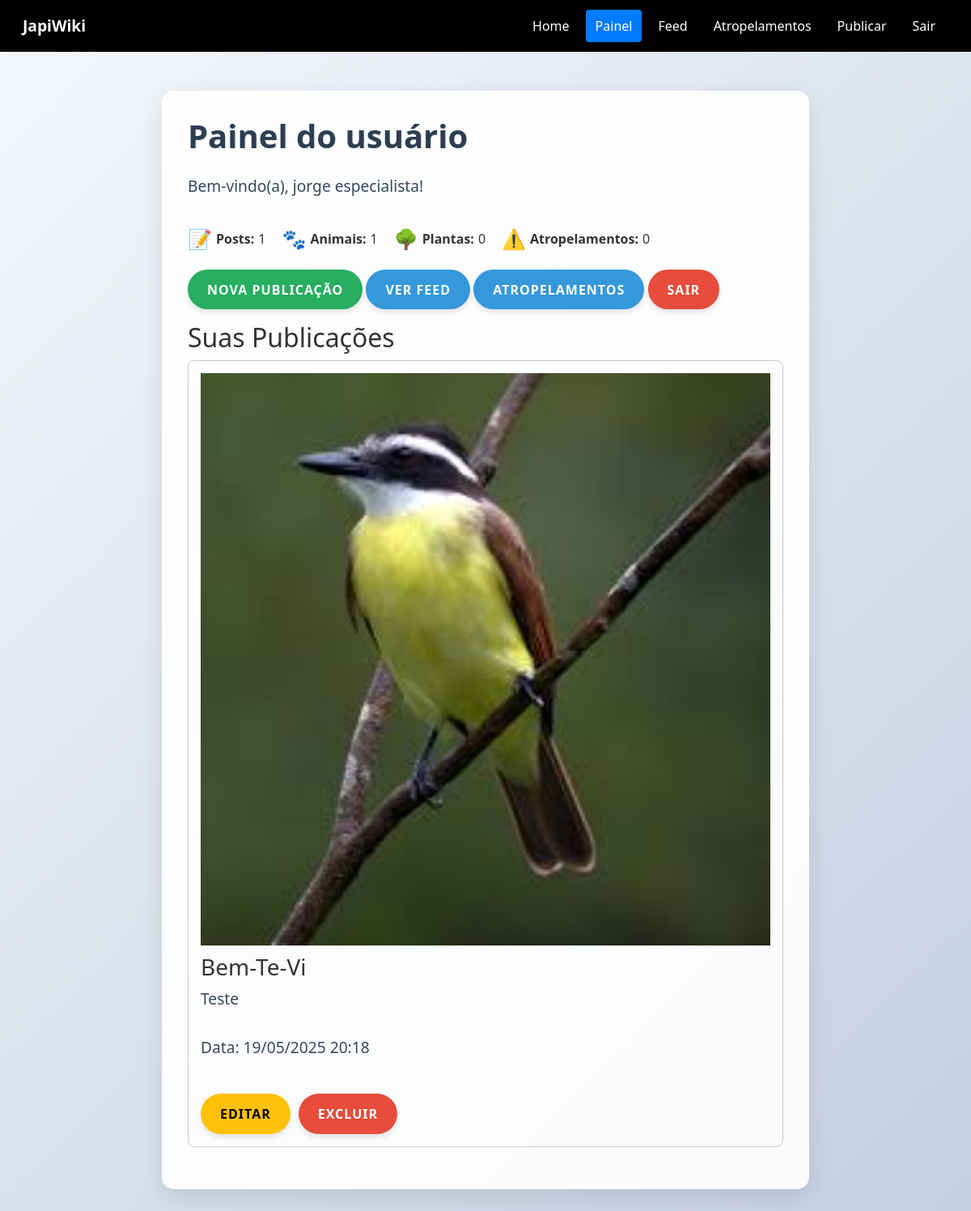
Page /painel_usuario.php (signed in) on the committed database.
### tables this page shows
CREATE TABLE `publicacoes` (
  `id` int(11) NOT NULL,
  `especie` varchar(255) NOT NULL,
  `foto` varchar(255) NOT NULL,
  `usuario_id` int(11) NOT NULL,
  `data_publicacao` datetime DEFAULT current_timestamp(),
  `titulo` varchar(255) DEFAULT NULL,
  `descricao` text DEFAULT NULL,
  `caminho_foto` varchar(255) DEFAULT NULL,
  `atropelamento` tinyint(1) DEFAULT 0,
  `categoria` varchar(50) DEFAULT NULL,
  `tipo_especifico` varchar(100) DEFAULT NULL,
  `sub_categoria` varchar(100) DEFAULT NULL
);

### painel_usuario.php (the view, shortened to what this page needs)
<?php
include 'conexao.php';
$usuario_id = $_SESSION['usuario_id'];
$stmt_total_posts = $conn->prepare("
    SELECT COUNT(*) AS total FROM (
        SELECT id FROM publicacoes WHERE usuario_id = ?
        UNION ALL
        SELECT id FROM atropelamentos WHERE usuario_id = ?
    ) AS total_posts
");
$stmt_total_posts->bind_param("ii", $usuario_id, $usuario_id);
$stmt_total_posts->execute();
$resultado_total_posts = $stmt_total_posts->get_result();
$total_posts = $resultado_total_posts->fetch_assoc()['total'];
$stmt_animais = $conn->prepare("
    SELECT COUNT(*) AS total_animais
    FROM publicacoes
    WHERE usuario_id = ? AND categoria = 'animal'
");
$stmt_animais->bind_param("i", $usuario_id);
$stmt_animais->execute();
$resultado_animais = $stmt_animais->get_result();
$total_animais = $resultado_animais->fetch_assoc()['total_animais'];
$stmt_plantas = $conn->prepare("
    SELECT COUNT(*) AS total_plantas
    FROM publicacoes
    WHERE usuario_id = ? AND categoria = 'planta'
");
$stmt_plantas->bind_param("i", $usuario_id);
$stmt_plantas->execute();
$resultado_plantas = $stmt_plantas->get_result();
$total_plantas = $resultado_plantas->fetch_assoc()['total_plantas'];
$stmt_atropelamentos_count = $conn->prepare("
    SELECT COUNT(*) AS total_atropelamentos
    FROM atropelamentos
    WHERE usuario_id = ?
");
$stmt_atropelamentos_count->bind_param("i", $usuario_id);
$stmt_atropelamentos_count->execute();
$resultado_atropelamentos_count = $stmt_atropelamentos_count->get_result();
$total_atropelamentos = $resultado_atropelamentos_count->fetch_assoc()['total_atropelamentos'];
$stmt_publicacoes = $conn->prepare("
    SELECT p.*
    FROM publicacoes p
    WHERE p.usuario_id = ?
    ORDER BY p.data_publicacao DESC
");
$stmt_publicacoes->bind_param("i", $_SESSION['usuario_id']);
$stmt_publicacoes->execute();
$resultado_publicacoes = $stmt_publicacoes->get_result();
$publicacoes = $resultado_publicacoes->fetch_all(MYSQLI_ASSOC);
$stmt_atropelamentos = $conn->prepare("
    SELECT a.*
    FROM atropelamentos a
    WHERE a.usuario_id = ?
    ORDER BY a.data_postagem DESC
");
$stmt_atropelamentos->bind_param("i", $_SESSION['usuario_id']);
$stmt_atropelamentos->execute();
$resultado_atropelamentos = $stmt_atropelamentos->get_result();
$atropelamentos = $resultado_atropelamentos->fetch_all(MYSQLI_ASSOC);
$posts = array_merge($publicacoes, $atropelamentos);
usort($posts, function ($a, $b) {
    $data_a = $a['data_publicacao'] ?? $a['data_postagem'] ?? null;
    $data_b = $b['data_publicacao'] ?? $b['data_postagem'] ?? null;
    if ($data_a === null && $data_b === null) return 0;
    if ($data_a === null) return 1;
    if ($data_b === null) return -1;
    return strtotime($data_b) - strtotime($data_a);
});
?>
<!DOCTYPE html>
<html lang="pt-br">
<head>
    <link href="https://cdn.jsdelivr.net/npm/bootstrap@5.3.0/dist/css/bootstrap.min.css" rel="stylesheet">
    <link rel="stylesheet" href="css/painel_usuario.css">
</head>
<body>
    <nav id="navbar" class="navbar navbar-expand-lg">
        <div class="container-fluid">
            <a class="brand" href="home.php">JapiWiki</a> <div id="japi-navbar"class="navbar-nav">
                <a class="nav-link" href="home.php">Home</a> <a class="nav-link active" href="painel_usuario.php">Painel</a>
                <a class="nav-link" href="feed_user.php">Feed</a>
                <a class="nav-link" href="feed_atropelamentos.php">Atropelamentos</a>
                <a class="nav-link" href="publicar.php">Publicar</a>
                <a class="nav-link" href="logout.php">Sair</a>
            </div>
        </div>
    </nav>
    <div class="container mt-5">
        <h1>Painel do usuário</h1>
        <?php if (isset($_SESSION['nome'])): ?>
            <p>Bem-vindo(a), <?= htmlspecialchars($_SESSION['nome']) ?>!</p>
        <?php endif; ?>
        <div class="user-stats">
            <div><span class="stat-icon">📝</span> <strong>Posts:</strong> <?= $total_posts ?></div>
            <div><span class="stat-icon">🐾</span> <strong>Animais:</strong> <?= $total_animais ?></div>
            <div><span class="stat-icon">🌳</span> <strong>Plantas:</strong> <?= $total_plantas ?></div>
            <div><span class="stat-icon">⚠️</span> <strong>Atropelamentos:</strong> <?= $total_atropelamentos ?></div>
        </div>
        <div class="mb-3">
            <a href="publicar.php" class="btn btn-success">Nova Publicação</a>
            <a href="feed_user.php" class="btn btn-primary">Ver Feed</a>
            <a href="feed_atropelamentos.php" class="btn btn-primary">Atropelamentos</a>
            <a href="logout.php" class="btn btn-danger">Sair</a>
        </div>
        <h2>Suas Publicações</h2>
        <?php if (empty($posts)): ?>
            <p>Você ainda não fez nenhuma publicação.</p>
        <?php else: ?>
            <?php foreach ($posts as $post): ?>
                <div class="post-container">
                    <?php if (isset($post['caminho_foto']) && file_exists($post['caminho_foto'])): ?>
                        <img src="<?= htmlspecialchars($post['caminho_foto']) ?>" alt="Imagem da publicação" class="post-image">
                    <?php endif; ?>
                    <div>
                        <?php if (isset($post['titulo'])): ?>
                            <h3><?= htmlspecialchars($post['titulo']) ?></h3>
                            <p><?= nl2br(htmlspecialchars($post['descricao'])) ?></p>
                            <p>Data: <?= date('d/m/Y H:i', strtotime($post['data_publicacao'])) ?></p>
                        <?php endif; ?>
                    </div>
                    <div class="post-actions">
                        <?php if (isset($post['titulo'])): ?>
                            <a href="editar_publicacao.php?id=<?= $post['id'] ?>" class="btn btn-sm btn-warning">Editar</a>
                            <a href="delete.php?id=<?= $post['id'] ?>&tipo=publicacao" class="btn btn-sm btn-danger" onclick="return confirm('Tem certeza que deseja excluir esta publicação?')">Excluir</a>
                        <?php elseif (isset($post['especie'])): ?>
                            <a href="editar_atropelamento.php?id=<?= $post['id'] ?>" class="btn btn-sm btn-warning">Editar</a>
                            <a href="delete.php?id=<?= $post['id'] ?>&tipo=atropelamento" class="btn btn-sm btn-danger" onclick="return confirm('Tem certeza que deseja excluir este caso de atropelamento?')">Excluir</a>
                        <?php endif; ?>
                    </div>
                </div>
            <?php endforeach; ?>
        <?php endif; ?>
    </div>
</body>
</html>

### css/painel_usuario.css (style rules this page uses)
body { font-family: 'Segoe UI', Tahoma, Geneva, Verdana, sans-serif; background: linear-gradient(135deg, #f5f7fa 0%, #c3cfe2 100%); min-height: 100vh; margin: 0; padding: 0; color: #333; }
.navbar { background-color: black; }
.nav-link { margin-left: 2px; }
.brand { color: white; font-weight: bold !important; font-size: 1.2rem !important; text-decoration: none; }
.nav-link.active { color: white !important; background-color: #007BFF!important; padding: 2px; border-radius: 0.25rem; display: flex; align-items: center !important; }
.navbar-nav .nav-link { color: white; margin: 0 0.25rem !important; padding: 0.5rem 0.75rem !important; }
.navbar-expand-lg { padding: 0.75rem 1rem !important; padding: 8px 0px; }
.container { padding: 2rem; background-color: rgba(255, 255, 255, 0.9); border-radius: 15px; box-shadow: 0 10px 30px rgba(0, 0, 0, 0.1); margin-top: 3rem; margin-bottom: 3rem; max-width: 800px; }
h1 { color: #2c3e50; font-weight: 700; margin-bottom: 1.5rem; font-size: 2.5rem; text-shadow: 1px 1px 2px rgba(0,0,0,0.1); }
p { font-size: 1.2rem; color: #34495e; margin-bottom: 2rem; }
.btn { font-weight: 600; padding: 0.8rem 1.5rem; border-radius: 50px; transition: all 0.3s ease; box-shadow: 0 4px 6px rgba(0, 0, 0, 0.1); border: none; text-transform: uppercase; letter-spacing: 1px; font-size: 1rem; }
.btn-success { background-color: #27ae60; }
.btn-primary { background-color: #3498db; }
.btn-danger { background-color: #e74c3c; }
.container { animation: fadeIn 0.6s ease-out forwards; }

### painel_usuario.php (style rules this page uses)
.post-container { margin-bottom: 20px; border: 1px solid #ccc; padding: 15px; border-radius: 8px; display: flex; flex-direction: column; }
.post-image { max-width: 100%; height: auto; margin-bottom: 10px; }
.post-actions { margin-top: 10px; display: flex; gap: 10px; }
.user-stats { display: flex; gap: 20px; margin-bottom: 20px; align-items: center; }
.user-stats > div { display: flex; gap: 5px; align-items: center; }
.stat-icon { font-size: 1.5em; }

### rows in the picture
publicacoes: caminho_foto (picture), titulo "Bem-Te-Vi", descricao "Teste", data_publicacao "19/05/2025 20:18"

### other values in the picture
$_SESSION['nome'] "jorge especialista"
$total_posts "1"
$total_animais "1"
$total_plantas "0"
$total_atropelamentos "0"
